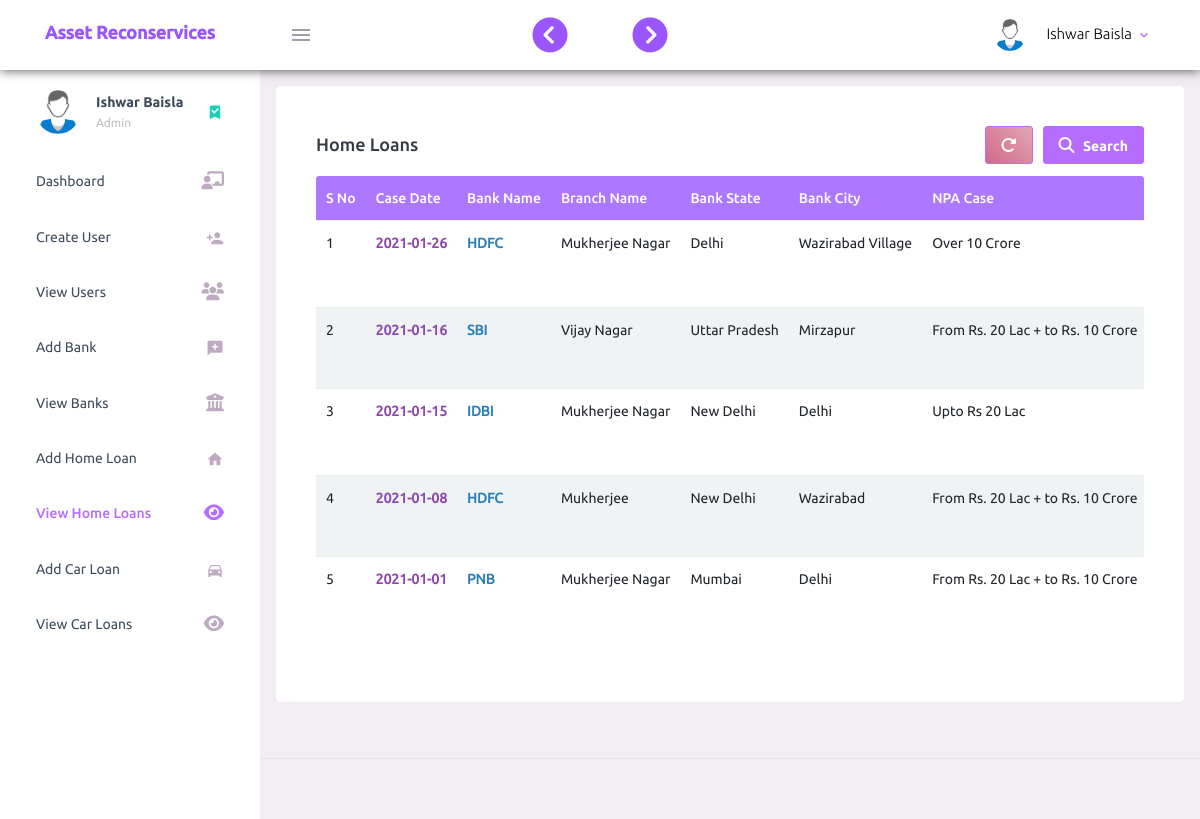
The app's page /view-home-loans.php (signed in) with its own data.
### tables this page shows
CREATE TABLE `home_loan` (
  `home_loan_cid` int(11) NOT NULL,
  `case_date` date NOT NULL,
  `npa_case` varchar(200) NOT NULL,
  `bank_name` varchar(200) NOT NULL,
  `bank_branch` varchar(100) NOT NULL,
  `bank_state` varchar(100) NOT NULL,
  `bank_city` varchar(100) NOT NULL,
  `bank_address` varchar(300) NOT NULL,
  `bank_contact_person_name` varchar(200) NOT NULL,
  `bank_contact_person_number` varchar(200) NOT NULL,
  `bank_contact_person_designation` varchar(200) NOT NULL,
  `bank_contact_person_email` varchar(200) NOT NULL,
  `borrower_name` varchar(200) NOT NULL,
  `amount` varchar(200) NOT NULL,
  `outstanding` date NOT NULL,
  `ra_agreement_signed_on` date NOT NULL,
  `ra_agreement_expired_on` date NOT NULL,
  `date_of_notice13_2` date NOT NULL,
  `date_of_notice13_3` date NOT NULL,
  `primary_security` varchar(200) NOT NULL,
  `collateral_security` varchar(200) NOT NULL,
  `total_security` varchar(200) NOT NULL,
  `date_of_symbolic_possession` date NOT NULL,
  `publication_hindi_newspaper_on` date NOT NULL,
  `publication_english_newspaper_on` date NOT NULL,
  `requested_bank_for_documents` date NOT NULL,
  `documents_received_on` date NOT NULL,
  `documents_given_to_advocate_on` date NOT NULL,
  `application_file_dm_cmm_by_advocate_on` date NOT NULL,
  `date_of_hearing` date NOT NULL,
  `order_received_on` date NOT NULL,
  `order_forwarded_to_bank_on` date NOT NULL,
  `compromise` tinyint(4) NOT NULL,
  `date_of_compromise` date NOT NULL,
  `amount_of_compromise` varchar(200) NOT NULL,
  `full_compromise_paid_upto` varchar(200) NOT NULL,
  `ots` tinyint(4) NOT NULL,
  `date_of_ots_accepted` date NOT NULL,
  `amount_of_ots_paid_upto` varchar(200) NOT NULL,
  `compromise_ots_failed` tinyint(4) NOT NULL,
  `property_sold_on` date NOT NULL,
  `property_sold_for` varchar(200) NOT NULL,
  `full_amount_compromise_received_on` date NOT NULL,
  `full_amount_ots_received_on` date NOT NULL,
  `date_of_ra_bill` date NOT NULL,
  `amount_of_ra_bill` varchar(200) NOT NULL,
  `ra_bill_forward_to_bank_on` date NOT NULL,
  `ra_bill_paid_on` varchar(200) NOT NULL,
  `ra_bill_paid_amount` varchar(200) NOT NULL,
  `total_amount_of_expenses_incurred` varchar(200) NOT NULL,
  `income_case_wise_profit_loss` varchar(200) NOT NULL,
  `hindi_publication_name` varchar(100) NOT NULL,
  `english_publication_name` varchar(100) NOT NULL,
  `case_status` tinyint(4) NOT NULL
);

### view-home-loans.php (the view, shortened to what this page needs)
<?php
    require_once('connection.php');
    $db_error = '';
    $result_array = array();
    $control = 0;
    $error_occured = 0;
    if($error_occured || !$control){
      $sql = "SELECT * FROM home_loan";
      $result = $conn->query($sql);
      if($conn->error != ''){
          $_SESSION['error_msg'] = 'Something went wrong!';
          $db_error = $conn->error;
      }
      else if($result->num_rows == 0){
          $_SESSION['error_msg'] = 'No Home loans';
      }
      else{
        while($row = $result->fetch_assoc()){
          array_push($result_array, $row);
        }
      }
    }
?>
<!DOCTYPE html>
<html lang="en">
  <head>
    <?php require 'includes/layout.php'; ?>
  </head>
  <body>
    <?php if(sizeof($result_array) > 0){ ?>
    <div class="table-scroll-btn">
      <span id="scroll-to-left-end-of-div">
          <i  class="fas fa-chevron-circle-left"></i>
      </span>
      <span id="scroll-to-right-end-of-div" >
          <i class="fas fa-chevron-circle-right"></i>
      </span>
    </div>
    <?php } ?>
    <div class="container-scroller">
      <?php require 'includes/dashboard-header.php'; ?>
      <div class="container-fluid page-body-wrapper">
        <?php require 'includes/side-navigation.php'; ?>
        <div class="main-panel">
          <div class="content-wrapper">
            <div class="row">
              <div class="col-lg grid-margin stretch-card">
                <div class="card">
                  <div class="card-body">
                    <h4 class="card-title form-inline justify-content-between">
                    Home Loans
                    <div class="form-inline">
                      <button onclick="location.href='view-home-loans.php'" class="btn btn-primary btn-setting">
                          <i class="fas fa-redo-alt"></i>
                      </button>
                      <?php if(sizeof($result_array) > 0){ ?>
                      <button id="show-search-popup" class="btn btn-primary">
                          <i class="fas fa-search"></i>
                          Search
                      </button>
                      <?php } ?>
                    </div>
                    </h4>
                    <div class="table-container">
                    <?php if($db_error == ''){ ?>
                        <?php if(sizeof($result_array) > 0){ ?>
                            <table class="table table-hover">
                              <thead>
                                <tr>
                                  <th>S No</th>
                                  <th>Case Date</th>
                                  <th>Bank Name</th>
                                  <th>Branch Name</th>
                                  <th>Bank State</th>
                                  <th>Bank City</th>
                                  <th>NPA Case</th>
                                </tr>
                              </thead>
                            <tbody>
                            <?php
                                $serial_no = 1;
                                foreach ($result_array as $home_loan){
                                    $npa_case = $home_loan['npa_case'];
                                    if($npa_case == '1')
                                      $npa_case_value = 'Upto Rs 20 Lac';
                                    if($npa_case == '2')
                                        $npa_case_value = 'From Rs. 20 Lac + to Rs. 10 Crore';
                                    if($npa_case == '3')
                                        $npa_case_value = 'Over 10 Crore';
                                    ?>
                                    <tr>
                                      <td><?php echo $serial_no; ?></td>
                                      <td class="case-date"><?php echo $home_loan['case_date']!= '0000-00-00'? $home_loan['case_date'] : '-'; ?></td>
                                      <td class="bank"><?php echo $home_loan['bank_name']; ?></td>
                                      <td><?php echo $home_loan['bank_branch']; ?></td>
                                      <td><?php echo $home_loan['bank_state']; ?></td>
                                      <td><?php echo $home_loan['bank_city']; ?></td>
                                      <td><?php echo $npa_case_value; ?></td>
                                    </tr>
                                    <?php
                                    $serial_no += 1;
                                }
                            ?>
                            </tbody>
                            </table>
                        <?php } ?>
                    <?php } ?>
                    </div>
                  </div>
                </div>
              </div>
            </div>
          </div>
          <footer class="footer">
          </footer>
        </div>
      </div>
    </div>
  </body>
</html>

### includes/layout.php (shortened to what this page needs)
<link rel="stylesheet" href="assets/vendors/mdi/css/materialdesignicons.min.css">
<link rel="stylesheet" href="assets/vendors/css/vendor.bundle.base.css">
<link rel="stylesheet" href="assets/css/style.css">

### includes/dashboard-header.php (shortened to what this page needs)
<nav class="asset-header navbar default-layout-navbar col-lg-12 col-12 p-0 fixed-top d-flex flex-row">
  <div class="text-center navbar-brand-wrapper d-flex align-items-center justify-content-center">
    <a class="navbar-brand brand-logo" href="index.php">
      <h3 class="logo-container">
        <span style=" font-size:18px;">Asset Reconservices</span>
      </h3>
    </a>
  </div>
  <div class="navbar-menu-wrapper d-flex align-items-stretch">
    <button class="navbar-toggler navbar-toggler align-self-center" type="button" data-toggle="minimize">
      <span class="mdi mdi-menu"></span>
    </button>
    <ul class="navbar-nav navbar-nav-right">
      <li class="nav-item nav-profile dropdown">
        <a class="nav-link dropdown-toggle" id="profileDropdown" href="#" data-toggle="dropdown" aria-expanded="false">
          <div class="nav-profile-img">
            <img src="assets/images/faces-clipart/pic-1.png" alt="">
          </div>
          <div class="nav-profile-text">
            <p class="mb-1 text-black"><?php echo $_SESSION['user_full_name']; ?></p>
          </div>
        </a>
      </li>
    </div>
</nav>

### includes/side-navigation.php (shortened to what this page needs)
<div class="sidebar-space-cover"></div>
<nav class="sidebar sidebar-offcanvas" id="sidebar">
  <ul class="nav">
  <li class="nav-item nav-profile">
      <a onclick="return false" href="" class="nav-link">
        <div class="nav-profile-image">
            <img src="assets/images/faces-clipart/pic-1.png" alt="">
        </div>
        <div class="nav-profile-text d-flex flex-column">
          <span class="font-weight-bold mb-2"><?php echo $_SESSION['user_full_name']; ?></span>
          <span class="text-secondary text-small">
            <?php
              $logged_in_user_role = $_SESSION['user_role'];
              if($logged_in_user_role == '2')
                echo 'Admin';
            ?>
          </span>
        </div>
        <i class="mdi mdi-bookmark-check text-success nav-profile-badge"></i>
      </a>
    </li>
    <li class="nav-item">
      <a class="nav-link" href="index.php">
        <span class="menu-title">Dashboard</span>
        <i class="fas fa-chalkboard-teacher menu-icon"></i>
      </a>
    </li>
    <?php if($logged_in_user_role == '2'){ ?>
    <li class="nav-item">
      <a class="nav-link" href="create-user.php  ">
        <span class="menu-title">Create User</span>
        <i class="mdi mdi-account-plus menu-icon"></i>
      </a>
    </li>
    <?php } ?>
    <?php if($logged_in_user_role == '2'){ ?>
    <li class="nav-item">
      <a class="nav-link" href="view-users.php  ">
        <span class="menu-title">View Users</span>
        <i class="fas fa-users menu-icon"></i>
      </a>
    </li>
    <?php } ?>
    <?php if($logged_in_user_role != '0'){ ?>
    <li class="nav-item">
      <a class="nav-link" href="add-bank.php  ">
        <span class="menu-title">Add Bank</span>
        <i class="mdi mdi-message-plus menu-icon"></i>
      </a>
    </li>
    <?php } ?>
    <?php if($logged_in_user_role != '0'){ ?>
    <li class="nav-item">
      <a class="nav-link" href="view-banks.php  ">
        <span class="menu-title">View Banks</span>
        <i class="fas fa-university menu-icon"></i>
      </a>
    </li>
    <?php } ?>
    <li class="nav-item">
      <a class="nav-link" href="home-loan.php  ">
        <span class="menu-title">Add Home Loan</span>
        <i class="mdi mdi-home menu-icon"></i>
      </a>
    </li>
    <li class="nav-item">
      <a class="nav-link" href="view-home-loans.php  ">
        <span class="menu-title">View Home Loans</span>
        <i class="fas fa-eye menu-icon"></i>
      </a>
    </li>
    <li class="nav-item">
      <a class="nav-link" href="car-loan.php  ">
        <span class="menu-title">Add Car Loan</span>
        <i class="mdi mdi-car menu-icon"></i>
      </a>
    </li>
    <li class="nav-item">
      <a class="nav-link" href="view-car-loans.php  ">
        <span class="menu-title">View Car Loans</span>
        <i class="fas fa-eye menu-icon"></i>
      </a>
    </li>
  </ul>
</nav>

### records on screen
home_loan: case_date "2021-01-26", bank_name "HDFC", bank_branch "Mukherjee Nagar", bank_state "Delhi", bank_city "Wazirabad Village", npa_case "Over 10 Crore"
home_loan: case_date "2021-01-16", bank_name "SBI", bank_branch "Vijay Nagar", bank_state "Uttar Pradesh", bank_city "Mirzapur", npa_case "From Rs. 20 Lac + to Rs. 10 Crore"
home_loan: case_date "2021-01-15", bank_name "IDBI", bank_branch "Mukherjee Nagar", bank_state "New Delhi", bank_city "Delhi", npa_case "Upto Rs 20 Lac"
home_loan: case_date "2021-01-08", bank_name "HDFC", bank_branch "Mukherjee", bank_state "New Delhi", bank_city "Wazirabad", npa_case "From Rs. 20 Lac + to Rs. 10 Crore"
home_loan: case_date "2021-01-01", bank_name "PNB", bank_branch "Mukherjee Nagar", bank_state "Mumbai", bank_city "Delhi", npa_case "From Rs. 20 Lac + to Rs. 10 Crore"

### other values on screen
$_SESSION['user_full_name'] "Ishwar Baisla"
